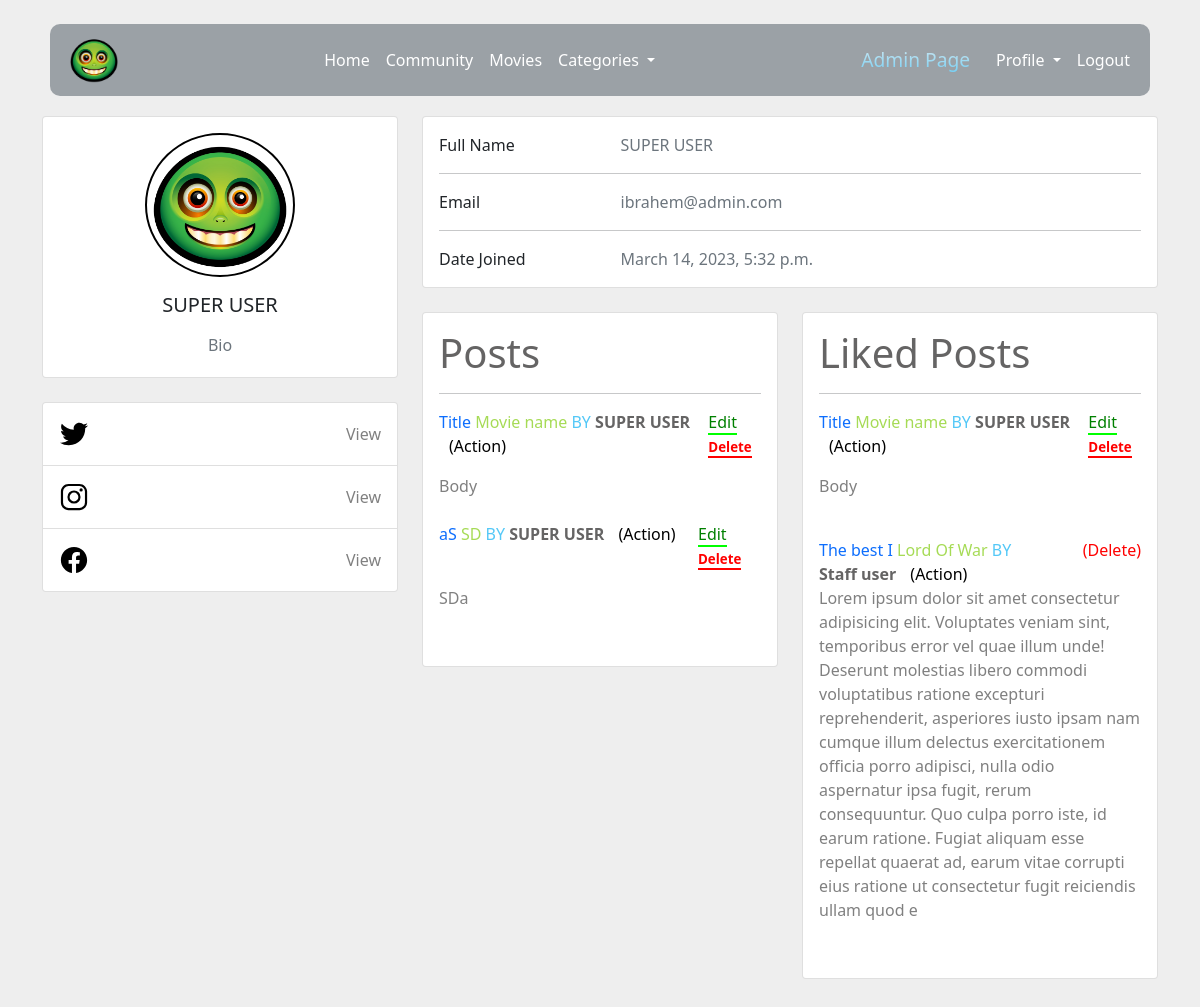
The app's page /members/1/profile (signed in), older data.
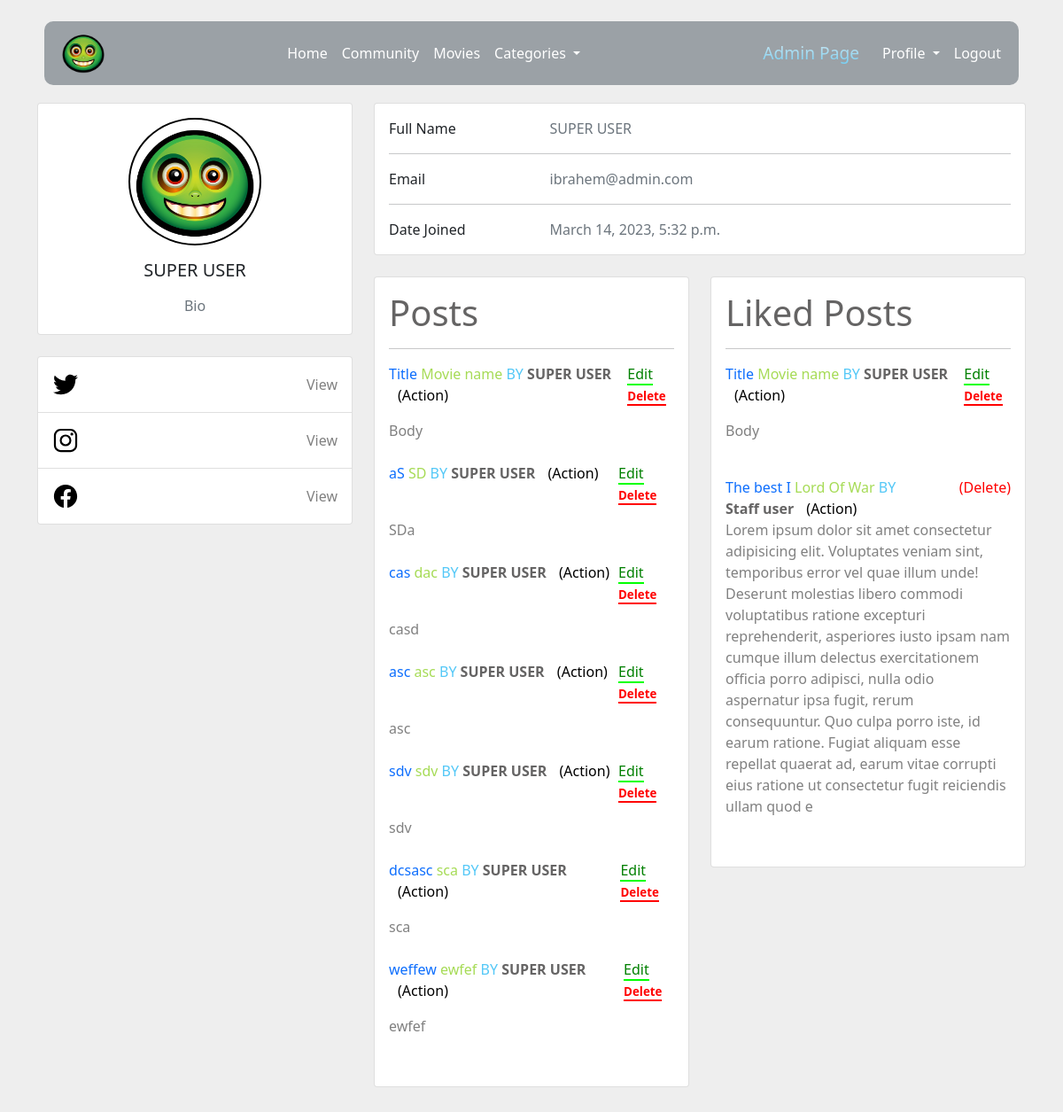
The same page, newer data.
### community_blog/models.py (models this page shows, shortened)
class Profile(models.Model):
    user = models.OneToOneField(
        User, null=True, blank=True, on_delete=models.CASCADE)
    bio = models.TextField()
    profile_pic = models.ImageField(
        null=True, blank=True, upload_to='images/profile')
    fb_url = models.URLField(max_length=200, null=True, blank=True)
    tw_url = models.URLField(max_length=200, null=True, blank=True)
    insta_url = models.URLField(max_length=200, null=True, blank=True)

class Post(models.Model):
    title = models.CharField(max_length=255)
    movie_name = models.TextField()
    category = models.CharField(max_length=255)
    body = models.TextField()
    movie_poster = models.ImageField(
        null=False, blank=False, upload_to='images/')
    author = models.ForeignKey(User, on_delete=models.CASCADE)
    likes = models.ManyToManyField(User, related_name='community_blog')
    Publication_date = models.DateTimeField(auto_now_add=True)

### members/views.py (the view)
# urls.py: path('<int:pk>/profile', ShowProfileView,
def ShowProfileView(request, pk=None):
    if pk:
        post_owner = get_object_or_404(User, pk=pk)
        user_posts = Post.objects.filter(author_id=pk)
        user_likes = Post.objects.filter(likes__in=[pk])
    else:
        post_owner = request
        user_posts = Post.objects.filter(author_id=pk)
        user_likes = Post.objects.filter(likes__in=[pk])
    return render(request, '../templates/registration/user_profile.html', {'post_owner': post_owner, 'user_posts': user_posts, 'user_likes': user_likes})

### community_blog/category_context_proccessor.py (called while the page is built)
def get_context_data(self, *args, **kwargs):
    categories_menu = Category.objects.all()
    return {'categories_menu': categories_menu}

### community_blog/models.py (called while the page is built)
    def __str__(self):
        return self.name

### members/auth.py (called while the page is built)
    def get_user(self, user_id):
        try:
            return get_user_model().objects.get(pk=user_id)
        except get_user_model().DoesNotExist:
            return None

### members/templates/registration/user_profile.html (shortened to what this page needs)
{% extends 'base.html' %}
{% load static %}
{% block content %}
{% if user.is_authenticated %}
<section>
  <div class="row" style="margin-bottom: 5vw;">
    <div class="col-lg-4">
      <div class="card mb-4">
        <div class="card-body text-center">
          {% if post_owner.profile.profile_pic %}
          <img
            src="{{ post_owner.profile.profile_pic.url }}"
            class="rounded-circle img-fluid"
            width="100"
            height="100"
            style="width: 150px; border: 2px black solid;padding: 5px;"
          />
          {% else %}
          <img
            src="{% static 'assets/image/person.svg' %}"
            class="rounded-circle img-fluid"
            style="width: 150px; border: 2px black solid;padding: 5px;"
          />
          {% endif %}
          <h5 class="my-3">{{ post_owner.get_full_name }}</h5>
          <p class="text-muted mb-1">{{ post_owner.profile.bio }}</p>
        </div>
      </div>
      <div class="card mb-4 mb-lg-0">
        <div class="card-body p-0">
          {% if post_owner.profile.tw_url %}
          <ul class="list-group list-group-flush rounded-3">
            <li class="list-group-item d-flex justify-content-between align-items-center p-3">
              <img width="30" src="{% static '/assets/image/logo-twitter.svg' %}" >
              <a href="{{ post_owner.profile.tw_url }}" style="color: gray;text-decoration: none;">View</a>
            </li>
            {% endif %}
            {% if post_owner.profile.insta_url %}
            <li class="list-group-item d-flex justify-content-between align-items-center p-3">
              <img width="30" src="{% static '/assets/image/logo-instagram.svg' %}" >
              <a href="{{ post_owner.profile.insta_url }}" style="color: gray;text-decoration: none;">View</a>
            </li>
            {% endif %}
            {% if post_owner.profile.fb_url %}
            <li class="list-group-item d-flex justify-content-between align-items-center p-3">
              <img width="30" src="{% static '/assets/image/logo-facebook.svg' %}" >
              <a href="{{ post_owner.profile.fb_url }}" style="color: gray;text-decoration: none;">View</a>
            </li>
          </ul>
          {% endif %}
        </div>
      </div>
    </div>
    <div class="col-lg-8">
      <div class="card mb-4">
        <div class="card-body">
          <div class="row">
            <div class="col-sm-3">
              <p class="mb-0">Full Name</p>
            </div>
            <div class="col-sm-9">
              <p class="text-muted mb-0">{{ post_owner.get_full_name }}</p>
            </div>
          </div>
          <hr>
          <div class="row">
            <div class="col-sm-3">
              <p class="mb-0">Email</p>
            </div>
            <div class="col-sm-9">
              <p class="text-muted mb-0">{{ post_owner.email }}</p>
            </div>
          </div>
          <hr>
          <div class="row">
            <div class="col-sm-3">
              <p class="mb-0">Date Joined</p>
            </div>
            <div class="col-sm-9">
              <p class="text-muted mb-0">{{ post_owner.date_joined }}</p>
            </div>
          </div>
        </div>
      </div>
      <div class="row">
        <div class="col-md-6">
          {% if user_posts %}
          <div class="card mb-4 mb-md-0">
            <div class="card-body">
              <h1 style="color: #656464;">Posts</h1>
              <hr>
              <ul style="padding: 0">
                {% for post in user_posts %}
                <li style="display: flex; justify-content: space-between">
                  <div>
                    <a
                      style="text-decoration: none"
                      href=" {% url 'article_details' post.pk %} "
                      >{{ post.title|slice:10 }}
                    </a>
                    <span style="color: rgb(166, 219, 86)"> {{ post.movie_name|slice:10 }}</span>
                    <span style="color: #54c8f7">BY
                      <a
                        href="{% url 'show_profile' post.author_id %}"
                        style="text-decoration: none; font-weight: 600;color: #656464;"
                      >
                        {{ post.author.get_full_name }}</a
                      >
                    </span>
                    <a
                      style="color: black; text-decoration: none; padding-left: 10px"
                      href="{% url 'category' post.category %}"
                      >({{ post.category }})</a
                    >
                  </div>
                  {% if user.id == post.author.id %}
                  <p style="width: 5.25vw;">
                    <a
                      style="
                        text-decoration: none;
                        color: green;
                        border-bottom: lime 2px solid;
                      "
                      href="{% url 'update_post' post.pk %}"
                      >Edit</a
                    >
                    <a
                      style="
                        text-decoration: none;
                        color: red;
                        border-bottom: red 2px solid;
                        font-weight: 600;
                        font-size: smaller;
                      "
                      href="{% url 'delete_post' post.pk %}"
                      >Delete</a
                    >
                  </p>
                  {% endif %}
                </li>
                <li style="list-style-type: none">
                  <a
                    style="text-decoration: none; width: 15%; color: gray"
                    href=" {% url 'article_details' post.pk %} "
                    >{{ post.body|slice:'500' }}</a
                  >
                </li>
                <br />
                {% endfor %}
              </ul>
              {% endif %}
            </div>
          </div>
        </div>
        {% if user_likes %}
        <div class="col-md-6">
          <div class="card mb-4 mb-md-0">
            <div class="card-body">
              <h1 style="color: #656464;">Liked Posts</h1>
              <hr>
              {% for post in user_likes %}
              <ul style="padding: 0">
                <li style="display: flex; justify-content: space-between">
                  <div>
                    <a
                      style="text-decoration: none"
                      href=" {% url 'article_details' post.pk %} "
                      >{{ post.title|slice:10 }}
                    </a>
                    <span style="color: rgb(166, 219, 86)"> {{ post.movie_name }}</span>
                    <span style="color: #54c8f7">BY
                      <a
                        href="{% url 'show_profile' post.author_id %}"
                        style="text-decoration: none; font-weight: 600;color: #656464;"
                      >
                        {{ post.author.get_full_name }}</a
                      >
                    </span>
                    <a
                      style="color: black; text-decoration: none; padding-left: 10px"
                      href="{% url 'category' post.category %}"
                      >({{ post.category }})</a
                    >
                  </div>
                  {% if user.id == post.author.id %}
                  <p style="width: 5.25vw;">
                    <a
                      style="
                        text-decoration: none;
                        color: green;
                        border-bottom: lime 2px solid;
                      "
                      href="{% url 'update_post' post.pk %}"
                      >Edit</a
                    >
                    <a
                      style="
                        text-decoration: none;
                        color: red;
                        border-bottom: red 2px solid;
                        font-weight: 600;
                        font-size: smaller;
                      "
                      href="{% url 'delete_post' post.pk %}"
                      >Delete</a
                    >
                  </p>
                  {% endif %}
                  {% if user.is_superuser %}
                  {% if user.id != post.author.id %}
                  <a
                    style="text-decoration: none; color: red; padding-left: 3vw"
                    href="{% url 'delete_post' post.pk %}"
                    >(Delete)</a
                  >
                  {% endif %}
                  {% endif %}
                </li>
                <li style="list-style-type: none">
                  <a
                    style="text-decoration: none; width: 15%; color: gray"
                    href=" {% url 'article_details' post.pk %} "
                    >{{ post.body|slice:'500' }}</a
                  >
                </li>
                <br />
              </ul>
              {% endfor %}
              {% endif %}
            </div>
          </div>
        </div>
      </div>
    </div>
  </div>
</div>
{% endif %}
{% endblock %}

### community_blog/templates/base.html (shortened to what this page needs)
{% load static %}
<!DOCTYPE html>
<html lang="en">
  <head>
    <link
      href="https://cdn.jsdelivr.net/npm/bootstrap@5.0.2/dist/css/bootstrap.min.css"
      rel="stylesheet"
    />
  </head>
  <body>
    <br />
    {% block nav %}
    <nav
      class="navbar navbar-expand-lg p-2 navbar-dark"
      style="
        margin-left: 50px;
        margin-right: 50px;
        margin-bottom: 20px;
        background-color: #6c757da1;
        border-radius: 10px;
      "
    >
      <div class="container" style="position: relative">
        <a class="navbar-brand fa-2xl" href="{% url 'Home' %}"
          ><img
            style="width: 3rem"
            src="{% static 'assets/image/icon.png' %}"
            alt=""
            id="the-icon"
        /></a>
        <div class="collapse navbar-collapse" id="navbarSupportedContent">
          <ul class="navbar-nav mx-auto mb-2 mb-lg-0">
            <li class="nav-item">
              <a
                class="nav-link active"
                aria-current="page"
                href="{% url 'Home' %}"
                style="color: white"
                >Home</a
              >
            </li>
            <li class="nav-item">
              <a
                class="nav-link"
                href="{% url 'community' %}"
                style="color: white"
                >Community</a
              >
            </li>
            <li class="nav-item">
              <a class="nav-link" href="{% url 'movies' %}" style="color: white"
                >Movies</a
              >
            </li>
            {% if categories_menu %}
            <li class="nav-item dropdown">
              <a
                class="nav-link dropdown-toggle"
                style="color: white"
                role="button"
                data-bs-toggle="dropdown"
                aria-expanded="false"
              >
                Categories
              </a>
            </li>
            {% endif %}
          </ul>
          {% if user.is_authenticated %}
          {% if user.is_superuser %}
          <li class="nav-item" style="list-style: none">
            <a
              class="nav-link"
              href="{% url 'admin:index' %}"
              style="
                font-size: larger;
                background: -webkit-linear-gradient(#eee, #54c8f7);
                -webkit-background-clip: text;
                background-clip: text;
                -webkit-text-fill-color: transparent;
                margin-right: 10px;
              "
              >Admin Page</a
            >
          </li>
          {% endif %}
          <li class="nav-item dropdown" style="list-style: none">
            <a
              class="nav-link dropdown-toggle"
              id="navbarDropdown"
              role="button"
              style="color: white; padding-left: 0"
              data-bs-toggle="dropdown"
              aria-expanded="false"
            >
              Profile
            </a>
          </li>
          <a
            style="text-decoration: none; color: white; padding-left: 0"
            href="{% url 'logout' %}"
            >Logout</a
          >
          {% endif %}
        </div>
      </div>
    </nav>
    {% endblock %}
    <div class="container">{% block content %} {% endblock %}</div>
  </body>
</html>

### members/templates/registration/user_profile.html (style rules this page uses)
body { background-color: #eee; }

Row changes from the older to the newer data that the page shows:
added Post: title "cas", movie_name "dac", author.get_full_name "SUPER USER", category "Action", shows "Edit", body "casd", shown under "Posts"
added Post: title "asc", movie_name "asc", author.get_full_name "SUPER USER", category "Action", shows "Edit", body "asc", shown under "Posts"
added Post: title "sdv", movie_name "sdv", author.get_full_name "SUPER USER", category "Action", shows "Edit", body "sdv", shown under "Posts"
added Post: title "dcsasc", movie_name "sca", author.get_full_name "SUPER USER", category "Action", shows "Edit", body "sca", shown under "Posts"
added Post: title "weffew", movie_name "ewfef", author.get_full_name "SUPER USER", category "Action", shows "Edit", body "ewfef", shown under "Posts"
